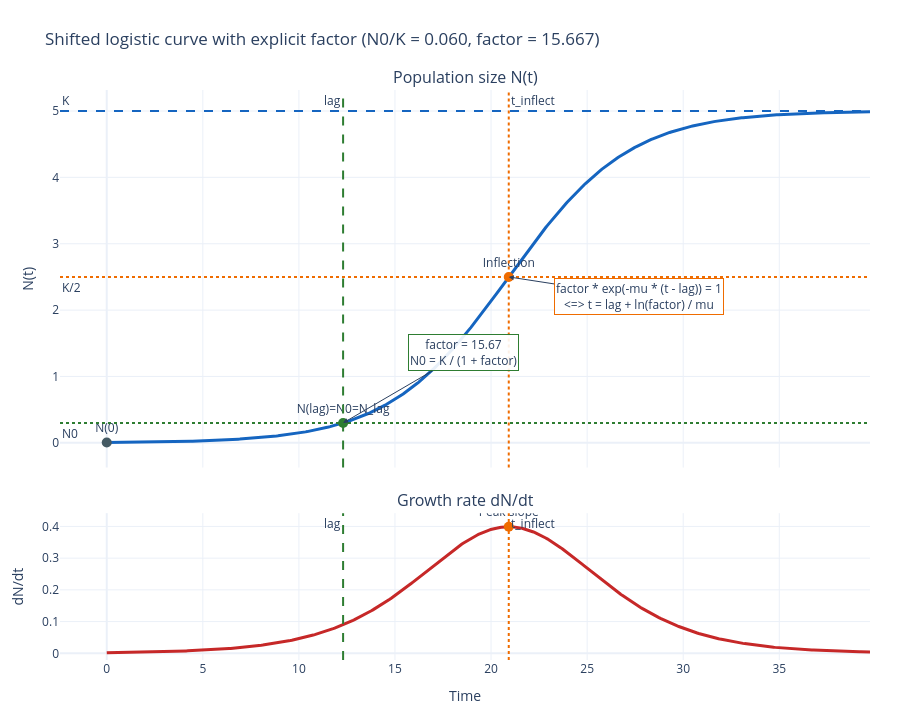

Notebook code cell kept with this figure:
### Markdown cell above
# 1. Set your simulation parameters

### Code cell
mu_max = 0.3  # Growth rate constant
K = 5  # Carrying capacity for logistic growth
N0 = 0.3  # condition at lag
A = float(np.log((K - N0) / N0))
t_start = 0.0  # Start time
t_end = 60.0  # End time
lag = 12.3  # Lag time
num_points = int(t_end * 12)  # Number of data points to generate

mu = mu_max / (1 - N0 / K)
print(f"mu_max: {mu_max}, mu: {mu}, K: {K}, N0: {N0}")

ground_truth_params = {
    "mu_max": mu_max,
    "mu": mu,
    "K": K,
    "N0": N0,  # N_lag
    "A": A,
    "lag": lag,
}

fig, summary = make_figure(K, N0, mu, lag)
print(summary)
fig

### Figure 1 — Plotly figure (JSON) as saved in the notebook; plotly's stock layout.template omitted (floating-point values rounded to 4 significant figures; data arrays with more than 128 entries replaced by an {"elided": "..."} marker saying what was removed)
{"data": [{"line": {"color": "#1565c0", "width": 3}, "mode": "lines", "name": "N(t)", "type": "scatter", "x": {"elided": "500 float values"}, "xaxis": "x", "y": {"elided": "500 float values"}, "yaxis": "y"}, {"line": {"color": "#c62828", "width": 3}, "mode": "lines", "name": "dN/dt", "type": "scatter", "x": {"elided": "500 float values"}, "xaxis": "x2", "y": {"elided": "500 float values"}, "yaxis": "y2"}, {"marker": {"color": ["#455a64", "#2e7d32", "#ef6c00"], "size": 10}, "mode": "markers+text", "name": "Key points", "text": ["N(0)", "N(lag)=N0=N_lag", "Inflection"], "textposition": "top center", "type": "scatter", "x": [0, 12.3, 20.92], "xaxis": "x", "y": [0.006289, 0.3, 2.5], "yaxis": "y"}, {"marker": {"color": "#ef6c00", "size": 10}, "mode": "markers+text", "name": "Peak slope", "text": ["Peak slope"], "textposition": "top center", "type": "scatter", "x": [20.92], "xaxis": "x2", "y": [0.3989], "yaxis": "y2"}], "layout": {"annotations": [{"font": {"size": 16}, "showarrow": false, "text": "Population size N(t)", "x": 0.5, "xanchor": "center", "xref": "paper", "y": 1, "yanchor": "bottom", "yref": "paper"}, {"font": {"size": 16}, "showarrow": false, "text": "Growth rate dN/dt", "x": 0.5, "xanchor": "center", "xref": "paper", "y": 0.2576, "yanchor": "bottom", "yref": "paper"}, {"showarrow": false, "text": "lag", "x": 12.3, "xanchor": "right", "xref": "x", "y": 1, "yanchor": "top", "yref": "y domain"}, {"showarrow": false, "text": "t_inflect", "x": 20.92, "xanchor": "left", "xref": "x", "y": 1, "yanchor": "top", "yref": "y domain"}, {"showarrow": false, "text": "lag", "x": 12.3, "xanchor": "right", "xref": "x2", "y": 1, "yanchor": "top", "yref": "y2 domain"}, {"showarrow": false, "text": "t_inflect", "x": 20.92, "xanchor": "left", "xref": "x2", "y": 1, "yanchor": "top", "yref": "y2 domain"}, {"showarrow": false, "text": "K", "x": 0, "xanchor": "left", "xref": "x domain", "y": 5, "yanchor": "bottom", "yref": "y"}, {"showarrow": false, "text": "N0", "x": 0, "xanchor": "left", "xref": "x domain", "y": 0.3, "yanchor": "top", "yref": "y"}, {"showarrow": false, "text": "K/2", "x": 0, "xanchor": "left", "xref": "x domain", "y": 2.5, "yanchor": "top", "yref": "y"}, {"arrowhead": 2, "ax": 120, "ay": -70, "bgcolor": "rgba(255,255,255,0.9)", "bordercolor": "#2e7d32", "showarrow": true, "text": "factor = 15.67<br>N0 = K / (1 + factor)", "x": 12.3, "xref": "x", "y": 0.3, "yref": "y"}, {"arrowhead": 2, "ax": 130, "ay": 20, "bgcolor": "rgba(255,255,255,0.9)", "bordercolor": "#ef6c00", "showarrow": true, "text": "factor * exp(-mu * (t - lag)) = 1<br><=> t = lag + ln(factor) / mu", "x": 20.92, "xref": "x", "y": 2.5, "yref": "y"}], "height": 720, "margin": {"b": 60, "l": 60, "r": 30, "t": 90}, "shapes": [{"line": {"color": "#2e7d32", "dash": "dash"}, "type": "line", "x0": 12.3, "x1": 12.3, "xref": "x", "y0": 0, "y1": 1, "yref": "y domain"}, {"line": {"color": "#ef6c00", "dash": "dot"}, "type": "line", "x0": 20.92, "x1": 20.92, "xref": "x", "y0": 0, "y1": 1, "yref": "y domain"}, {"line": {"color": "#2e7d32", "dash": "dash"}, "type": "line", "x0": 12.3, "x1": 12.3, "xref": "x2", "y0": 0, "y1": 1, "yref": "y2 domain"}, {"line": {"color": "#ef6c00", "dash": "dot"}, "type": "line", "x0": 20.92, "x1": 20.92, "xref": "x2", "y0": 0, "y1": 1, "yref": "y2 domain"}, {"line": {"color": "#1565c0", "dash": "dash"}, "type": "line", "x0": 0, "x1": 1, "xref": "x domain", "y0": 5, "y1": 5, "yref": "y"}, {"line": {"color": "#2e7d32", "dash": "dot"}, "type": "line", "x0": 0, "x1": 1, "xref": "x domain", "y0": 0.3, "y1": 0.3, "yref": "y"}, {"line": {"color": "#ef6c00", "dash": "dot"}, "type": "line", "x0": 0, "x1": 1, "xref": "x domain", "y0": 2.5, "y1": 2.5, "yref": "y"}], "showlegend": false, "title": {"text": "Shifted logistic curve with explicit factor (N0/K = 0.060, factor = 15.667)"}, "xaxis": {"anchor": "y", "domain": [0, 1], "matches": "x2", "showticklabels": false}, "xaxis2": {"anchor": "y2", "domain": [0, 1], "title": {"text": "Time"}}, "yaxis": {"anchor": "x", "domain": [0.3376, 1], "title": {"text": "N(t)"}}, "yaxis2": {"anchor": "x2", "domain": [0, 0.2576], "title": {"text": "dN/dt"}}}}
